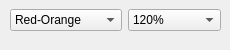
         <widget class="QWidget" name="tab">
          <attribute name="title">
           <string>Ball</string>
          </attribute>
          <widget class="QWidget" name="layoutWidget">
           <property name="geometry">
            <rect>
             <x>10</x>
             <y>0</y>
             <width>211</width>
             <height>41</height>
            </rect>
           </property>
           <layout class="QGridLayout" name="layout_ball_specs">
            <item row="0" column="0">
             <widget class="QComboBox" name="combo_ballColor">
              <property name="minimumSize">
               <size>
                <width>112</width>
                <height>0</height>
               </size>
              </property>
              <property name="toolTip">
               <string>Ball Color</string>
              </property>
              <property name="currentIndex">
               <number>1</number>
              </property>
              <item>
               <property name="text">
                <string>Red</string>
               </property>
              </item>
              <item>
               <property name="text">
                <string>Red-Orange</string>
               </property>
              </item>
              <item>
               <property name="text">
                <string>Orange</string>
               </property>
              </item>
              <item>
               <property name="text">
                <string>Yellow</string>
               </property>
              </item>
              <item>
               <property name="text">
                <string>Green</string>
               </property>
              </item>
              <item>
               <property name="text">
                <string>Blue</string>
               </property>
              </item>
              <item>
               <property name="text">
                <string>Purple</string>
               </property>
              </item>
              <item>
               <property name="text">
                <string>White</string>
               </property>
              </item>
              <item>
               <property name="text">
                <string>Black</string>
               </property>
              </item>
              <item>
               <property name="text">
                <string>Hello Kitty!</string>
               </property>
              </item>
             </widget>
            </item>
            <item row="0" column="1">
             <widget class="QComboBox" name="combo_ballScale">
              <property name="toolTip">
               <string>Ball Scale</string>
              </property>
              <property name="currentText">
               <string>120%</string>
              </property>
              <property name="currentIndex">
               <number>1</number>
              </property>
              <item>
               <property name="text">
                <string>150%</string>
               </property>
              </item>
              <item>
               <property name="text">
                <string>120%</string>
               </property>
              </item>
              <item>
               <property name="text">
                <string>100%</string>
               </property>
              </item>
             </widget>
            </item>
           </layout>
          </widget>
         </widget>
